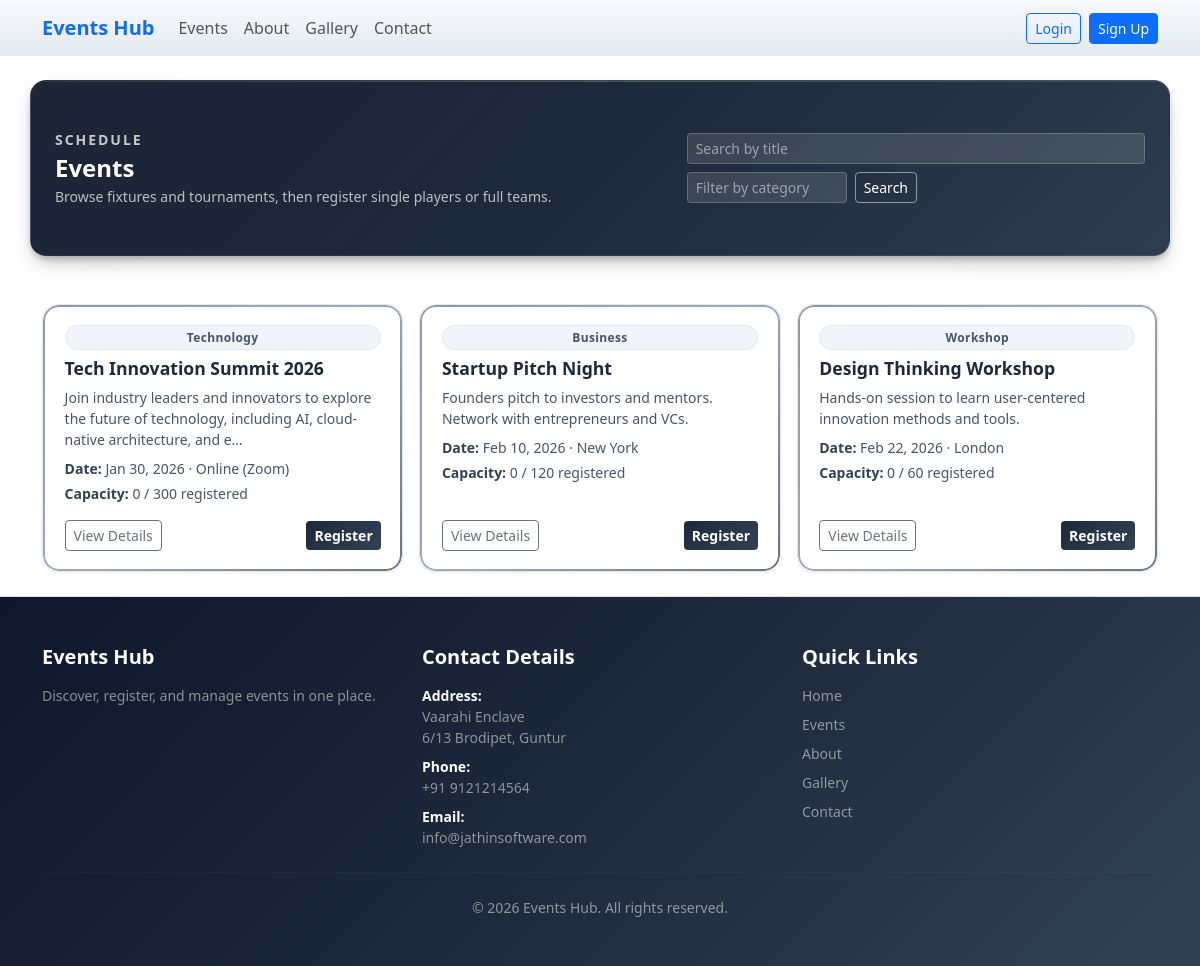
/user/events.php, run on the app's committed database.
### tables this page shows
CREATE TABLE events (
    id INT UNSIGNED AUTO_INCREMENT PRIMARY KEY,
    title VARCHAR(255) NOT NULL,
    category VARCHAR(64) NOT NULL,
    event_date DATETIME NOT NULL,
    location VARCHAR(255) NOT NULL,
    max_participants INT UNSIGNED NOT NULL,
     
    max_team_size INT UNSIGNED NOT NULL DEFAULT 1,
     
    image_path VARCHAR(255) DEFAULT NULL,
    description TEXT NOT NULL,
    created_at DATETIME NOT NULL DEFAULT CURRENT_TIMESTAMP,
    INDEX idx_event_date (event_date),
    INDEX idx_category (category)
);

### includes/auth.php (called while the page is built, shortened)
<?php
$cfg = EVENTHUB_CONFIG;
$BASE_PATH = '';
if (is_array($cfg) && array_key_exists('base_path', $cfg) && $cfg['base_path'] !== null && $cfg['base_path'] !== 'auto') {
    $BASE_PATH = (string) $cfg['base_path'];
} else {
    $docRoot = isset($_SERVER['DOCUMENT_ROOT']) ? realpath((string) $_SERVER['DOCUMENT_ROOT']) : false;
    $appRoot = realpath(__DIR__ . '/..');
    if ($docRoot && $appRoot) {
        $docRootNorm = rtrim(str_replace('\\', '/', $docRoot), '/');
        $appRootNorm = rtrim(str_replace('\\', '/', $appRoot), '/');
        $docLower = strtolower($docRootNorm);
        $appLower = strtolower($appRootNorm);
        if ($docLower !== '' && str_starts_with($appLower, $docLower)) {
            $rel = substr($appRootNorm, strlen($docRootNorm));
            $rel = '/' . ltrim($rel, '/');
            $parts = array_values(array_filter(explode('/', $rel), static fn ($p) => $p !== ''));
            $parts = array_map('rawurlencode', $parts);
            $BASE_PATH = $parts ? ('/' . implode('/', $parts)) : '';
        }
    }
}
function base_url(string $path = ''): string {
    global $BASE_PATH;
    return rtrim($BASE_PATH, '/') . '/' . ltrim($path, '/');
}

### user/events.php (the view, shortened to what this page needs)
<?php
require_once __DIR__ . '/../includes/auth.php';
$search = isset($_GET['q']) ? trim((string) $_GET['q']) : '';
$category = isset($_GET['category']) ? trim((string) $_GET['category']) : '';
$sql = "
    SELECT e.id, e.title, e.category, e.description, e.event_date, e.location, e.max_participants, e.image_path,
           (SELECT COUNT(*) FROM participants p
            JOIN registrations r ON r.id = p.registration_id
            WHERE r.event_id = e.id) AS registered
    FROM events e
    WHERE 1=1
";
$params = [];
$sql .= " ORDER BY e.event_date ASC";
$stmt = $pdo->prepare($sql);
$stmt->execute($params);
$events = $stmt->fetchAll(PDO::FETCH_ASSOC);
?>
<!DOCTYPE html>
<html lang="en">
<head>
    <link href="https://cdn.jsdelivr.net/npm/bootstrap@5.3.3/dist/css/bootstrap.min.css" rel="stylesheet">
    <link rel="stylesheet" href="<?= htmlspecialchars(base_url('assets/css/style.css')) ?>">
    <link href="https://unpkg.com/aos@2.3.1/dist/aos.css" rel="stylesheet">
</head>
<body class="d-flex flex-column min-vh-100 page-bg-white">
<?php include __DIR__ . '/../includes/navbar.php'; ?>
<main class="flex-grow-1">
    <section class="sd-hero sd-hero-page">
        <div class="sd-hero-bg" aria-hidden="true">
            <div class="sd-orb sd-orb-1"></div>
            <div class="sd-orb sd-orb-2"></div>
            <div class="sd-orb sd-orb-3"></div>
            <div class="sd-grid"></div>
        </div>
        <div class="container position-relative py-5">
            <div class="d-flex flex-column flex-md-row justify-content-between align-items-start align-items-md-center gap-3">
                <div>
                    <p class="sd-page-kicker text-uppercase small mb-1 animate-bounce-in-left anim-delay-1" data-reveal>Schedule</p>
                    <h1 class="sd-title h4 fw-bold mb-1 animate-bounce-in-up anim-delay-2" data-reveal>Events</h1>
                    <p class="sd-subtitle text-white-50 small mb-0 animate-fade-in-up anim-delay-3" data-reveal>Browse fixtures and tournaments, then register single players or full teams.</p>
                </div>
                <form class="d-flex flex-wrap gap-2 align-items-center animate-bounce-in-right anim-delay-3" method="get" action="<?= htmlspecialchars(base_url('user/events.php')) ?>" data-reveal>
                    <input type="search" name="q" class="form-control form-control-sm" placeholder="Search by title" value="<?= htmlspecialchars($search) ?>">
                    <input type="text" name="category" class="form-control form-control-sm" placeholder="Filter by category" value="<?= htmlspecialchars($category) ?>" style="max-width: 160px;">
                    <button type="submit" class="btn btn-outline-light btn-sm">Search</button>
                </form>
            </div>
        </div>
    </section>
    <section class="py-4 eh-events-section">
    <div class="container">
        <div class="row g-3">
            <?php
            $loop_index = 0;
            foreach ($events as $ev):
                $loop_index++;
                $reg = (int) $ev['registered'];
                $max = (int) $ev['max_participants'];
                $full = $reg >= $max;
                $badge = 'eh-card-badge';
            ?>
            <div class="col-md-4" data-aos="fade-up" data-aos-delay="<?= $loop_index * 100 ?>" data-bounce="up">
                <div class="card h-100 eh-event-card tilt-card hover-bounce" data-tilt>
                    <div class="card-body d-flex flex-column">
                        <span class="badge <?= $badge ?> mb-2"><?= htmlspecialchars($ev['category']) ?></span>
                        <h5 class="card-title fw-semibold"><?= htmlspecialchars($ev['title']) ?></h5>
                        <p class="card-text text-muted small mb-2"><?= htmlspecialchars(strlen($ev['description']) > 120 ? substr($ev['description'], 0, 120) . '…' : $ev['description']) ?></p>
                        <p class="small text-muted mb-1"><strong>Date:</strong> <?= date('M j, Y', strtotime($ev['event_date'])) ?> · <?= htmlspecialchars($ev['location']) ?></p>
                        <p class="small text-muted mb-3"><strong>Capacity:</strong> <?= $reg ?> / <?= $max ?> registered</p>
                        <div class="mt-auto d-flex justify-content-between align-items-center">
                            <a href="<?= htmlspecialchars(base_url('user/event_detail.php?id=' . $ev['id'])) ?>" class="btn btn-outline-secondary btn-sm">View Details</a>
                            <?php if ($full): ?>
                                <span class="btn btn-outline-secondary btn-sm disabled">Full</span>
                            <?php else: ?>
                                <a href="<?= htmlspecialchars(base_url('user/event_detail.php?id=' . $ev['id'] . '#register')) ?>" class="btn btn-primary btn-sm">Register</a>
                            <?php endif; ?>
                        </div>
                    </div>
                </div>
            </div>
            <?php endforeach; ?>
        </div>
    </div>
    </section>
</main>
<?php include __DIR__ . '/../includes/footer.php'; ?>
</body>
</html>

### data on the page
events: category "Technology", title "Tech Innovation Summit 2026", description "Join industry leaders and innovators to explore the future of technology, including AI, cloud-native architecture, and e…", event_date "Jan 30, 2026", location "Online (Zoom)", reg "0", max_participants "300"
events: category "Business", title "Startup Pitch Night", description "Founders pitch to investors and mentors. Network with entrepreneurs and VCs.", event_date "Feb 10, 2026", location "New York", reg "0", max_participants "120"
events: category "Workshop", title "Design Thinking Workshop", description "Hands-on session to learn user-centered innovation methods and tools.", event_date "Feb 22, 2026", location "London", reg "0", max_participants "60"
